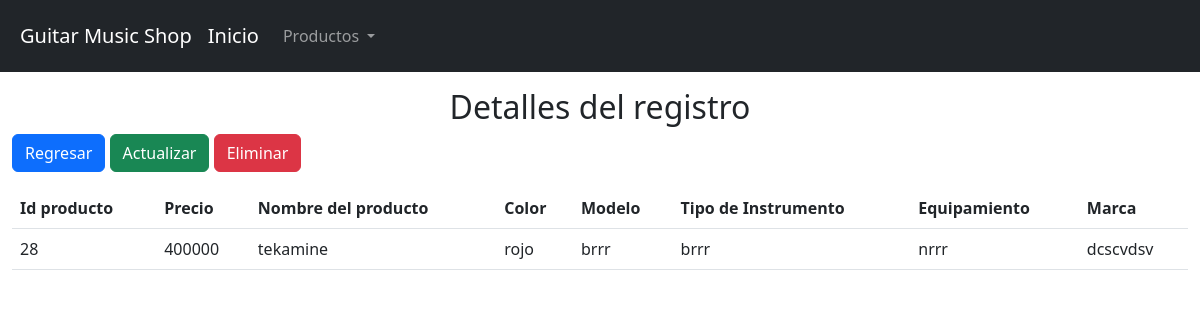
Before: /view/username/show.php?id=28 with the older database file.
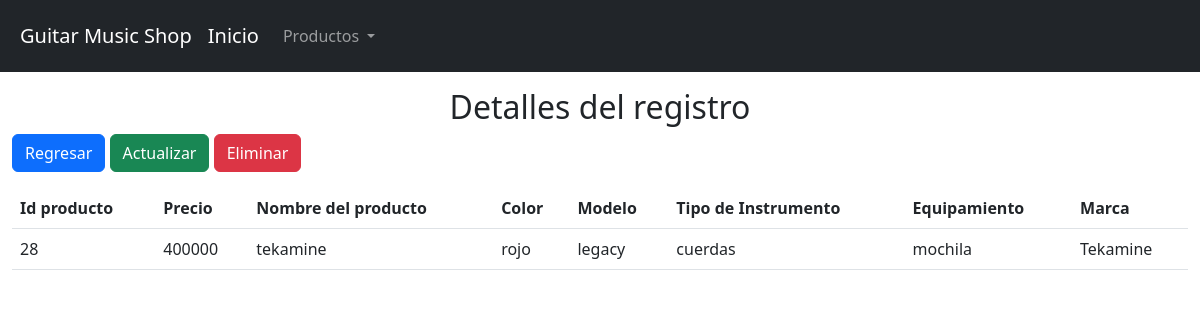
After: the same page with the newer database file.
### tables this page shows
CREATE TABLE `tbl_productos` (
  `id` int(11) NOT NULL,
  `precio` varchar(100) NOT NULL,
  `nom` varchar(50) NOT NULL,
  `color` varchar(50) NOT NULL,
  `modelo` varchar(50) NOT NULL,
  `tipo` varchar(50) NOT NULL,
  `equipo` varchar(50) NOT NULL,
  `marca` varchar(50) NOT NULL
);

### config/db.php (called while the page is built)
<?php
    class db{
        private $host= "localhost";
        private $dbname="bd_guitarmusicshop";
        private $user="root";
        private $password="";
        public function conexion(){
            try{
                $PDO = new PDO("mysql:host=".$this->host.";dbname=".$this->dbname,$this->user,$this->password);
                return $PDO;
            }catch(PDOException $e){
                return $e->getMessage();
            }
        }
    }
?>

### controller/productoClase.php (called while the page is built, shortened)
<?php
    class productoClase{
        private $model;
        public function __construct()
        {
            require_once("c://xampp/htdocs/proyecto/model/productoModelo.php");
            $this->model = new productoModelo();
        }
        public function show($id){
            return ($this->model->show($id) != false) ? $this->model->show($id) : header("Location:index.php");
        }
    }
?>

### model/productoModelo.php (called while the page is built, shortened)
<?php
    class productoModelo{
        private $PDO;
        public function __construct()
        {
            require_once("c://xampp/htdocs/proyecto/config/db.php");
            $con = new db();
            $this->PDO = $con->conexion();
        }
        public function show($id){
            $stament = $this->PDO->prepare("SELECT * FROM tbl_productos where id = :id limit 1");
            $stament->bindParam(":id",$id);
            return ($stament->execute()) ? $stament->fetch() : false ;
        }
    }
?>

### view/username/show.php (the view, shortened to what this page needs)
<?php
    require_once("c://xampp/htdocs/proyecto/view/head/head.php");
    require_once("c://xampp/htdocs/proyecto/controller/productoClase.php");
    $obj = new productoClase();
    $date = $obj->show($_GET['id']);
?>
<h2 class="text-center">Detalles del registro</h2>
<div class="pb-3">
    <a href="index.php" class="btn btn-primary">Regresar</a>
    <a href="edit.php?id=<?= $date[0]?>" class="btn btn-success">Actualizar</a>
    <a class="btn btn-danger" data-bs-toggle="modal" data-bs-target="#exampleModal">Eliminar</a>
</div>
<table class="table container-fluid">
    <thead>
        <tr>
            <th scope="col">Id producto</th>
            <th scope="col">Precio</th>
            <th scope="col">Nombre del producto</th>
            <th scope="col">Color</th>
            <th scope="col">Modelo</th>
            <th scope="col">Tipo de Instrumento</th>
            <th scope="col">Equipamiento </th>
            <th scope="col">Marca</th>
        </tr>
    </thead>
    <tbody>
        <tr>
            <td scope="col"><?= $date["id"]?></td>
            <td scope="col"><?= $date["precio"]?></td>
            <td scope="col"><?= $date["nom"]?></td>
            <td scope="col"><?= $date["color"]?></td>
            <td scope="col"><?= $date["modelo"]?></td>
            <td scope="col"><?= $date["tipo"]?></td>
            <td scope="col"><?= $date["equipo"]?></td>
            <td scope="col"><?= $date["marca"]?></td>
        </tr>
    </tbody>
</table>
<?php
    require_once("c://xampp/htdocs/proyecto/view/head/footer.php");
?>

Changed rows visible on the page:
changed tbl_productos "tekamine": modelo "brrr" → "legacy"; tipo "brrr" → "cuerdas"; equipo "nrrr" → "mochila"; marca "dcscvdsv" → "Tekamine"
